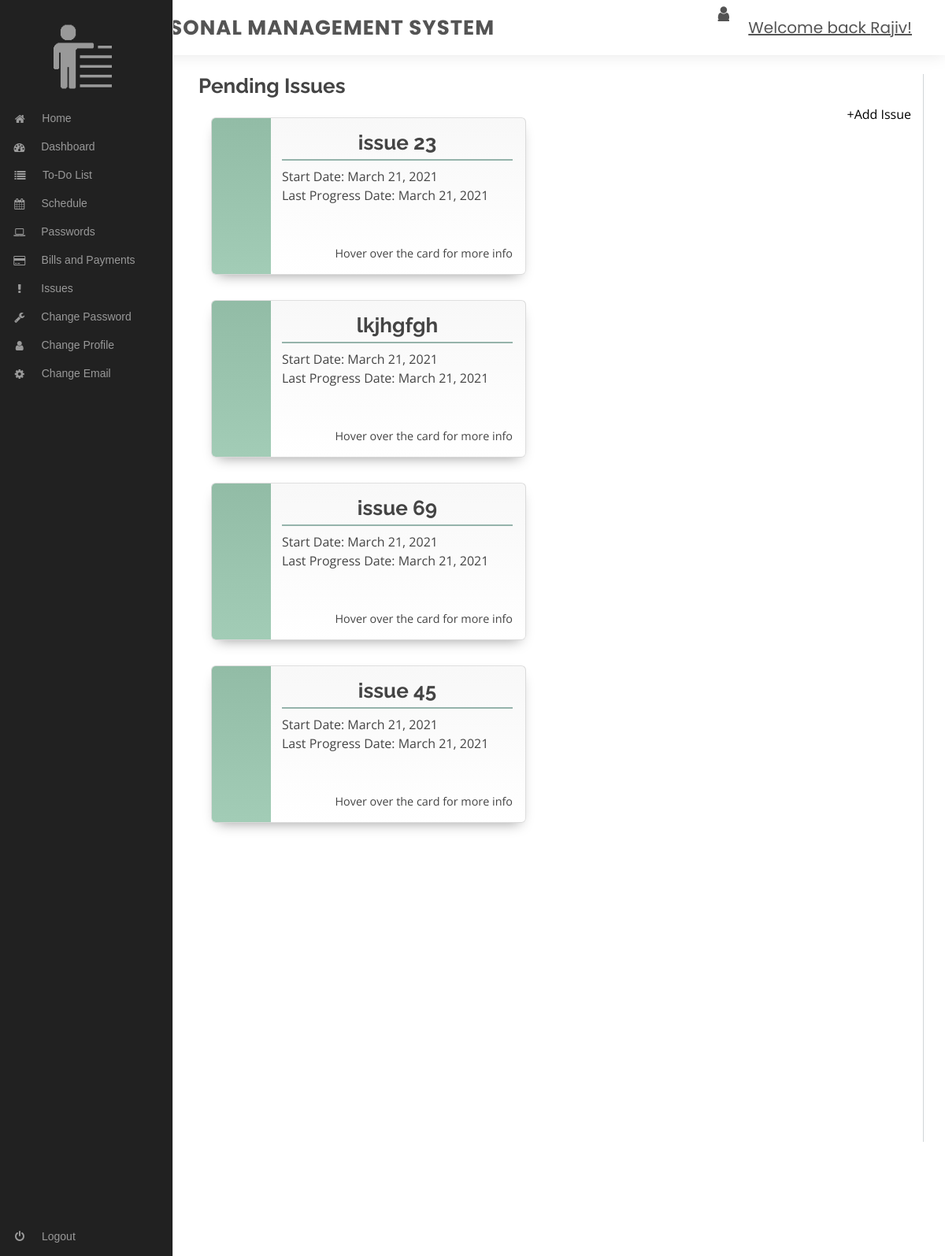
The page /issues/ (signed in) on the database its author committed.
### issues/models.py (models this page shows, shortened)
class Issues(models.Model):
	user = models.ForeignKey(User,on_delete=models.CASCADE)
	issueName = models.CharField(max_length=10000)
	issueDescription = models.CharField(max_length=10000,blank=True)
	startDate = models.DateField(auto_now_add=True)
	lastProgress = models.DateField(auto_now=True)

### issues/views.py (the view, shortened to what this page needs)
# urls.py: path('issues/',IssueView.as_view()),
class IssueView(TemplateView):
	def get(self, request):
		if request.user.is_authenticated:
			context={}
			current_issue = self.get_current_issue(request)
			if current_issue is not None:
				context['issues'] = current_issue
			form = IssuesForm()
			context['form']=form
			return  render(request,'issues.html',context)
		else:
			return redirect(settings.LOGIN_REDIRECT_URL)
	def get_current_issue(self,request):
		response=Issues.objects.filter(user=request.user.id)
		if response is None:
			return None
		else:
			return response

### issues/templates/issues.html (shortened to what this page needs)
{% load static %}
<html lang="en">
	<head>
		<link href="{% static 'assets/vendor/animate.css/animate.min.css'%}" rel="stylesheet">
		<link href="{% static 'assets/vendor/bootstrap/css/bootstrap.min.css'%}" rel="stylesheet">
		<link href="{% static 'assets/vendor/bootstrap-icons/bootstrap-icons.css'%}" rel="stylesheet">
		<link href="{% static 'assets/vendor/boxicons/css/boxicons.min.css'%}" rel="stylesheet">
		<link href="{% static 'assets/vendor/glightbox/css/glightbox.min.css'%}" rel="stylesheet">
		<link href="{% static 'assets/vendor/swiper/swiper-bundle.min.css'%}" rel="stylesheet">
		<link rel="stylesheet" href="https://stackpath.bootstrapcdn.com/font-awesome/4.7.0/css/font-awesome.min.css">
		<link href="{% static 'assets/css/style.css''%}" rel="stylesheet">
	</head>
	<body>
		<header id="header" class="d-flex align-items-center">
			<div class="container d-flex justify-content-between align-items-center">
				<div class="logo">
					<h1>
						<a id="problematic_a" href="/">Personal Management System</a>
					</h1>
				</div>
				<div id="navbar_div" class="navbar_div">
					<a class="welcomeback" href="/"><i class="fa fa-user fa-2x" aria-hidden="true"></i>Welcome back {{request.user.username|title}}!</a>
				</div>
			</div>
		</header>
		<nav class="main-menu">
			<img class="mainmenu-icon" src="{% static 'mainmenulogo.png'%}"	 alt=""></img>
            <ul>
                <li>
                    <a href="/">
                        <i class="fa fa-home fa-2x"></i>
                        <span class="nav-text">
                            Home
                        </span>
                    </a>
                </li>
                <li>
                    <a href="{% url 'dashboard:dashboard_page' %}">
                        <i class="fa fa-tachometer fa-2x"></i>
                        <span class="nav-text">
                            Dashboard
                        </span>
                    </a>
                </li>
                <li class="has-subnav">
                    <a href="/todolist">
                        <i class="fa fa-list fa-2x"></i>
                        <span class="nav-text">
                            To-Do List
                        </span>
                    </a>
                </li>
                <li class="has-subnav">
                    <a href="#">
                       <i class="fa fa-calendar fa-2x"></i>
                        <span class="nav-text">
                            Schedule
                        </span>
                    </a>
                </li>
                <li class="has-subnav">
                    <a href="#">
                       <i class="fa fa-laptop fa-2x"></i>
                        <span class="nav-text">
                            Passwords
                        </span>
                    </a>
                </li>
                <li>
                    <a href="#">
                        <i class="fa fa-credit-card fa-2x"></i>
                        <span class="nav-text">
                            Bills and Payments
                        </span>
                    </a>
                </li>
                <li>
                    <a href="#">
                        <i class="fa fa-exclamation fa-2x"></i>
                        <span class="nav-text">
                           Issues
                        </span>
                    </a>
                </li>
                <li>
                   <a href="{% url 'accounts:change_password' %}">
                       <i class="fa fa-wrench fa-2x"></i>
                        <span class="nav-text">
                            Change Password
                        </span>
                    </a>
                </li>
                <li>
                   <a href="{% url 'accounts:change_profile' %}">
                        <i class="fa fa-user fa-2x"></i>
                        <span class="nav-text">
                            Change Profile
                        </span>
                    </a>
                </li>
                <li>
                    <a href="{% url 'accounts:change_email' %}">
                       <i class="fa fa-cog fa-2x"></i>
                        <span class="nav-text">
                            Change Email
                        </span>
                    </a>
                </li>
            </ul>
            <ul class="logout">
                <li>
                   <a href="{% url 'accounts:log_out' %}">
                         <i class="fa fa-power-off fa-2x"></i>
                        <span class="nav-text">
                            Logout
                        </span>
                    </a>
                </li>
            </ul>
        </nav>
        <div class="maincontent">
        <div class="container bigcontainer page-todo bootstrap snippets bootdeys" id="bigcontainer_div">
		<div class="col-sm-14 tasks">
		    <div class="task-list">
		        <span><h1>Pending Issues</h1></span><span class="addtask"><button id="academic_add" onclick="showForm(this.id)">+Add Issue</button></span>
		<div class="center">
		{% for issue in issues %}
      <div class="card green">
        <div class="additional">
          <div class="user-card">
          </div>
        </div>
        <div class="general">
          <h1>{{issue.issueName}}</h1>
          	<div class="coords">
          	  <span>Start Date: </span>
              <span>{{issue.startDate}}</span>
            </div>
            <div class="coords">
              <span>Last Progress Date: </span>
              <span>{{issue.lastProgress}}</span>
            </div>
          <span class="more">Hover over the card for more info</span>
        </div>
      </div>
		{% endfor %}
    </div>
		    </div>
		</div>
</div>
</div>
	</body>
</html>

### todolist/static/assets/css/style.css (style rules this page uses)
body { font-family: "Open Sans", sans-serif; color: #444444; }
h1, h2, h3, h4, h5, h6 { font-family: "Raleway", sans-serif; }
#header { height: 70px; transition: all 0.5s; z-index: 997; transition: all 0.5s; background: #fff; box-shadow: 0px 0px 20px 0px rgba(0, 0, 0, 0.1); }
#header .logo h1 { font-size: 26px; padding: 0 0 0 8px; margin: 11px 0; line-height: 1; font-weight: 700; letter-spacing: 1px; text-transform: uppercase; font-family: "Poppins", sans-serif; }
#header .logo h1 a, #header .logo h1 a:hover { color: #545454; text-decoration: none; }
.navbar_div { padding: 0; }
.navbar_div a { display: flex; align-items: center; justify-content: space-between; padding: 10px 0 10px 30px; font-family: "Poppins", sans-serif; font-size: 14px; color: #545454; white-space: nowrap; transition: 0.3s; }
.navbar_div a i { font-size: 12px; line-height: 0; margin-left: 5px; }

### issues/templates/issues.html (style rules this page uses)
.welcomeback { font-size:20px !important; margin-right: 0px; }
.fa-2x { font-size: 1em !important; padding-right:3px !important; }
.welcomeback { color:#545454 !important; }
#problematic_a { padding-left:115px !important; }
.fa-2x { font-size: 2em; }
.fa { position: relative; display: table-cell; width: 60px; height: 36px; text-align: center; vertical-align: middle; font-size:20px; }
.main-menu { background:#212121; border-right:1px solid #e5e5e5; position:absolute; top:0; bottom:0; height:100%; left:0; width:220px; -webkit-transition:width .05s linear; transition:width .05s linear; -webkit-transform:translateZ(0) scale(1,1); z-index:1000; }
.main-menu>ul { margin:7px 0; }
.main-menu li { position:relative; display:block; width:220px; }
.main-menu li>a { position:relative; display:table; border-collapse:collapse; border-spacing:0; color:#999; font-family: arial; font-size: 14px; text-decoration:none; -webkit-transform:translateZ(0) scale(1,1); -webkit-transition:all .1s linear; transition:all .1s linear; }
.main-menu .nav-text { position:relative; display:table-cell; vertical-align:middle; width:190px; font-family: 'Titillium Web', sans-serif; }
.main-menu>ul.logout { position:absolute; left:0; bottom:0; }
nav { -webkit-user-select:none; -moz-user-select:none; -ms-user-select:none; -o-user-select:none; user-select:none; }
nav ul,nav li { outline:0; margin:0; padding:0; }
.maincontent { margin-left:15rem; margin-top:1.5rem; }
.page-todo .tasks { background: #fff; padding: 0; border-right: 1px solid #d1d4d7; margin: -30px 15px -30px -15px }
.page-todo .task-list { padding: 30px 15px; min-height: 100% }
.bigcontainer { overflow-y: scroll; max-height:85%; }
h1 { font-size: 26px; font-weight: bold; }
.addtask { float: right; }
.addtask button { box-sizing: border-box; border: none; padding:0px; background:transparent; }
.mainmenu-icon { width:40%; margin-left:28%; margin-top:28px; margin-bottom:10px; }
.center { display: flex; flex-wrap: wrap; }
.card { width: 400px !important; min-width: 400px !important; height: 200px; background-color: #fff; background: linear-gradient(#f8f8f8, #fff); box-shadow: 0 8px 16px -8px rgba(0,0,0,0.4); border-radius: 6px; overflow: hidden; position: relative; margin: 1rem; margin-right: 0.4rem; }
.card h1 { text-align: center; margin-top: 1rem; border-bottom:2px solid rgb(149,179,171); padding-bottom: 0.3rem; }
.card .additional { position: absolute; width: 75px; height: 100%; background: linear-gradient(#dE685E, #EE786E); transition: width 0.4s; overflow: hidden; z-index: 2; }
.card.green .additional { background: linear-gradient(#92bCa6, #A2CCB6); }
.card .additional .user-card { width: 75px; height: 100%; position: relative; float: left; }
.card .additional .user-card::after { content: ""; display: block; position: absolute; top: 10%; right: -2px; height: 80%; border-left: 2px solid rgba(0,0,0,0.025); background-color: #fff; }
.card .general { width: 325px; height: 100%; position: absolute; top: 0; right: 0; z-index: 1; box-sizing: border-box; padding: 1rem; padding-top: 0; }
.card .general .more { position: absolute; bottom: 1rem; right: 1rem; font-size: 0.9em; }

### rows shown on the page
Issues: issueName "issue 23", startDate "March 21, 2021", lastProgress "March 21, 2021"
Issues: issueName "lkjhgfgh", startDate "March 21, 2021", lastProgress "March 21, 2021"
Issues: issueName "issue 69", startDate "March 21, 2021", lastProgress "March 21, 2021"
Issues: issueName "issue 45", startDate "March 21, 2021", lastProgress "March 21, 2021"

### other values the page prints
{{ request.user.username|title }} "Rajiv"
